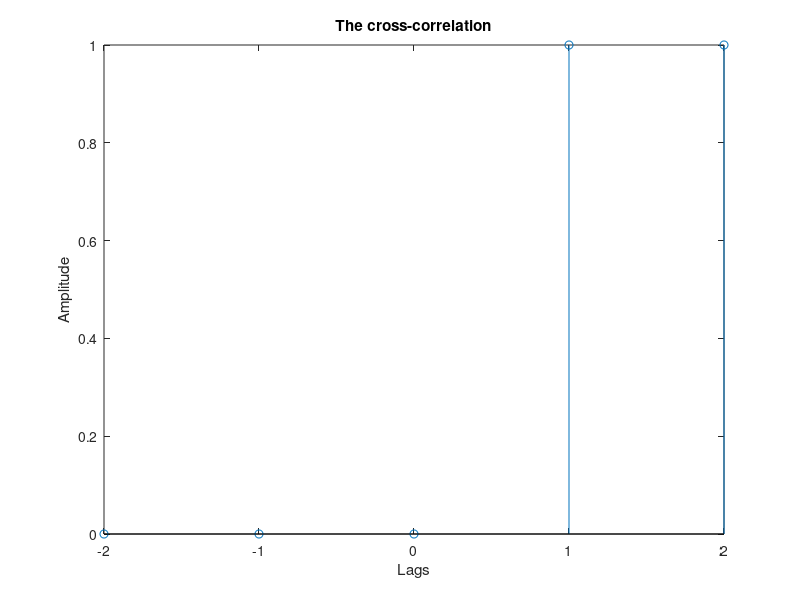
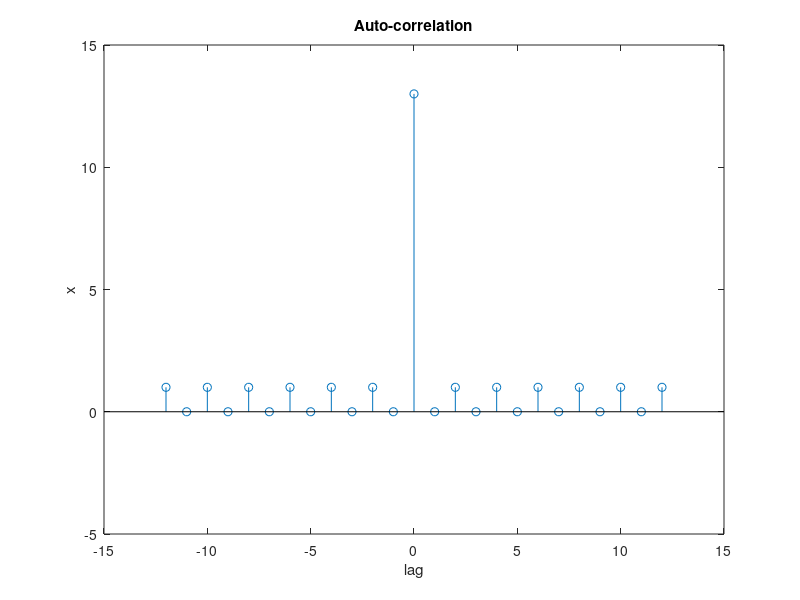
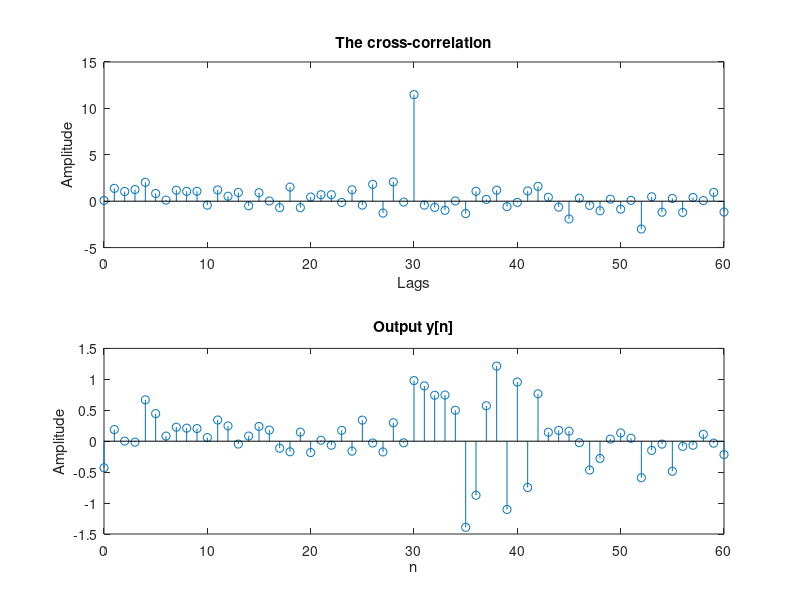
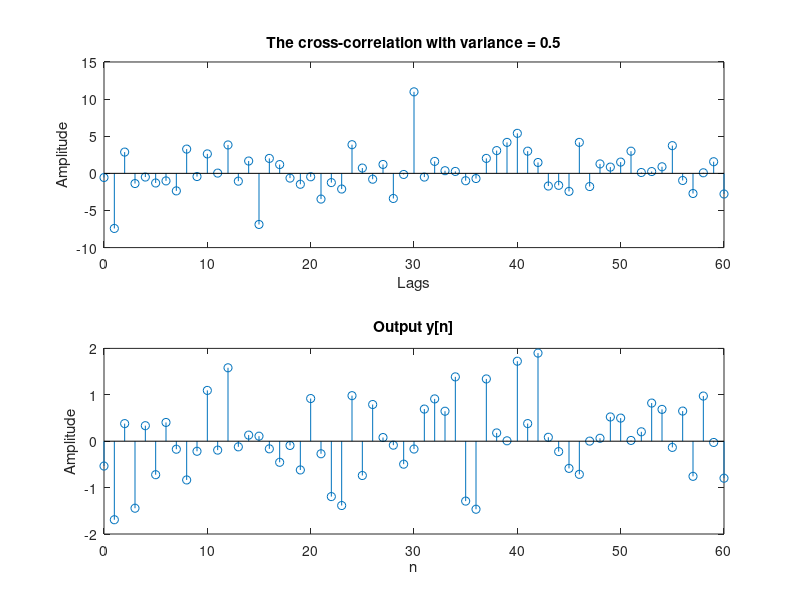

MATLAB code to generate these figures, in order:
clc; clear; close all;
%% HEADER 
% 
%     ECE 4531 - Lab 3
%     Authors: Joseph Richardson, Christian Morrell, Saeed Kazemi
%     Date: Thursday February 18, 2021
%     Objective: This code looks at the cross correlation concepts covered in lecture.
% 
%
%% Part 1

x = [1, 1j, -1]
y = [1j, 1+1j, 1]

% a)

rxy = xcorr(x,y)

% b)

yf = conj(fliplr(y));
xconvyf = conv(x,yf)

%% Part 1 b) i) 
% |n1z = -2, n2z = 2,
% xconvyf = {...,0,1,1,-->0,j,j,0,...}.|

%% Part 1 b) ii)
% |The vector xconvyf is equal to the vector rxy.|

%% Part 1 c)
% c)
figure()
[ryx,lags] = xcorr(y,x)
stem(lags,ryx)
title("The cross-correlation");
ylabel("Amplitude");
xlabel("Lags");

%% Part 1 c)
% |rxy is in fact ryx^*[-l], values are flipped in order and complex values
% are conjugated.|

%% Part 2

% a)

B = ones(1,13);
B(1,[6,7,10,12]) = -1;
x = zeros(1,200);
x(1,[1:13]) = B;

% b)

[rBB,lags] = xcorr(B,B);
figure()
stem(lags,rBB)
title("Auto-correlation")
ylabel("x")
xlabel("lag")

%% Part 2 b) 
% |The elements of the vector rBB correspond to values of l of -12 to 12.
% The maximum value of rBB occurs at l = 0. The maximum value of rBB found
% at l = 0, is 13. The next largest value of rBB is 1.| 

%% Part 2 c)

var = 0.1;
L = 200;
v = sqrt(var)*randn(1,L);

% d)

A = 0.9;
nd = 30;
xd = zeros(1,200);
xd(1,[1+nd:13+nd])=B;
y = A*(xd + v);
figure()
plot(y)
title("The received signal")
ylabel("Amplitude")
xlabel("n")

% e) 

[ryx,lags] = xcorr(y,x);
subplot(2,1,1)
stem(lags(200:260),ryx(200:260))
ylabel("Amplitude")
xlabel("Lags")
title("The cross-correlation")

subplot(2,1,2)
stem(lags(200:260),y(1:61))
ylabel("Amplitude");
xlabel("n");
title("Output y[n]");

%% Part 2 e)
% |The maximum value of ryx[l] occurs at a value of l = 30. We can use the 
% cross-correlation of the received and transmitted signals to determine
% the value of nd (and in turn the distance of the object) by examining 
% which value of l corresponds to the maximum value of the cross-
% correlation. This value of l will tell us how long the delay is, which
% can be used to calculate the distance of the object.|

%% Part 2 f)

% Variance 0.5
var = 0.5;
L = 200;
v = sqrt(var)*randn(1,L);

A = 0.9;
nd = 30;
xd = zeros(1,200);
xd(1,[1+nd:13+nd])=B;
y = A*(xd + v);
figure()
plot(y)
title("The received signal")
ylabel("Amplitude")
xlabel("n")

[ryx,lags] = xcorr(y,x);
subplot(2,1,1)
stem(lags(200:260),ryx(200:260))
ylabel("Amplitude")
xlabel("Lags")
title("The cross-correlation with variance = 0.5")

subplot(2,1,2)
stem(lags(200:260),y(1:61))
ylabel("Amplitude");
xlabel("n");
title("Output y[n]");

% Variance 1
var = 1;
L = 200;
v = sqrt(var)*randn(1,L);

A = 0.9;
nd = 30;
xd = zeros(1,200);
xd(1,[1+nd:13+nd])=B;
y = A*(xd + v);
figure()
plot(y)
title("The received signal")
ylabel("Amplitude")
xlabel("n")

[ryx,lags] = xcorr(y,x);
subplot(2,1,1)
stem(lags(200:260),ryx(200:260))
ylabel("Amplitude")
xlabel("Lags")
title("The cross-correlation with variance = 1")

subplot(2,1,2)
stem(lags(200:260),y(1:61))
ylabel("Amplitude");
xlabel("n");
title("Output y[n]");

% Variance 2
var = 2;
L = 200;
v = sqrt(var)*randn(1,L);

A = 0.9;
nd = 30;
xd = zeros(1,200);
xd(1,[1+nd:13+nd])=B;
y = A*(xd + v);
figure()
plot(y)
title("The received signal")
ylabel("Amplitude")
xlabel("n")

[ryx,lags] = xcorr(y,x);
subplot(2,1,1)
stem(lags(200:260),ryx(200:260))
ylabel("Amplitude")
xlabel("Lags")
title("The cross-correlation with variance = 2")

subplot(2,1,2)
stem(lags(200:260),y(1:61))
ylabel("Amplitude");
xlabel("n");
title("Output y[n]");

